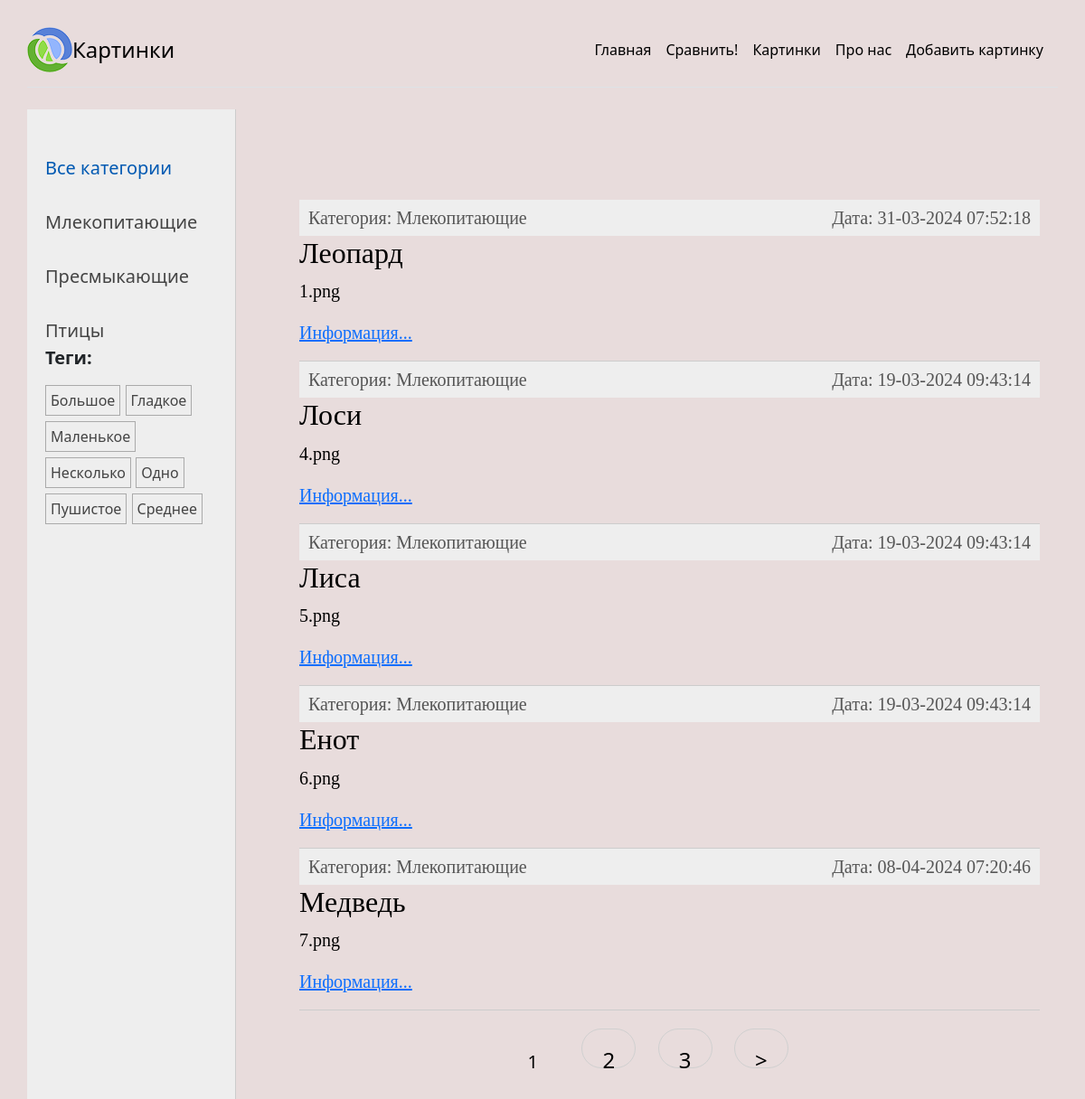
Screenshot of /photos with the database file from the repository.
### myFirstProject/models.py (models this page shows, shortened)
class Category(models.Model):
    name = models.CharField(max_length=100, db_index=True, verbose_name="Категория")
    slug = models.SlugField(max_length=255, unique=True, db_index=True)
    class Meta:
        verbose_name = "Категория"
        verbose_name_plural = "Категории"
    def get_absolute_url(self):
        return reverse('category', kwargs={'cat_slug': self.slug})

class TagPost(models.Model):
    tag = models.CharField(max_length=100, db_index=True)
    slug = models.SlugField(max_length=255, unique=True, db_index=True)
    def get_absolute_url(self):
        return reverse('tag', kwargs={'tag_slug': self.slug})

class Photo(models.Model):
    class Status(models.IntegerChoices):
        DRAFT = 0, 'Черновик'
        PUBLISHED = 1, 'Опубликовано'
    title = models.CharField(max_length=255, verbose_name="Заголовок")
    slug = models.SlugField(max_length=255, unique=True, db_index=True, verbose_name="Slug")
    content = models.ImageField( null=True, blank=True, verbose_name="Фото")
    points = models.IntegerField(verbose_name="Очки", null=True, default=400)
    tim_create = models.DateTimeField(auto_now_add=True, verbose_name="Время создания")
    tim_update = models.DateTimeField(auto_now=True, verbose_name="Время изменения")
    is_published = models.BooleanField(choices=tuple(map(lambda x: (bool(x[0]), x[1]), Status.choices)), default=Status.DRAFT, verbose_name="Статус")
    cat = models.ForeignKey('Category', on_delete=models.PROTECT, related_name='posts', verbose_name="Категория")
    tags = models.ManyToManyField('TagPost', blank=True, related_name='tags', verbose_name="Тэг")
    author = models.OneToOneField('Author', on_delete=models.SET_NULL, null=True,
                                  blank=True, related_name='pho', verbose_name="Автор")
    objects = models.Manager()
    published = PublishedManager()
    class Meta:
        verbose_name = "Список фотографий"
        verbose_name_plural = "Список фотографий"
        ordering = ['tim_create']
        indexes = [
            models.Index(fields=['tim_create']),
        ]
    def get_absolute_url(self):
        return reverse('photo', kwargs={'photo_slug': self.slug})

### myFirstProject/views.py (the view)
# urls.py: path('photos', views.PhotosHome.as_view(), name='photos'),
class PhotosHome(DataMixin, ListView):
    template_name = 'myFirstProject/photos.html'
    context_object_name = 'posts'
    title_page = 'Картинки'
    cat_selected = 0
    def get_queryset(self):
        return Photo.published.all().select_related('cat')

### myFirstProject/models.py (called while the page is built)
    def get_queryset(self):
        return super().get_queryset().filter(is_published=Photo.Status.PUBLISHED)

### myFirstProject/templatetags/photo_tags.py (called while the page is built)
@register.inclusion_tag('myFirstProject/list_categories.html')
def show_categories(cat_selected=0):
    cats = Category.objects.annotate(total=Count("posts")).filter(total__gt=0)
    return {'cats': cats, 'cat_selected': cat_selected}

@register.inclusion_tag('myFirstProject/list_tags.html')
def show_all_tags():
    return {'tags': TagPost.objects.annotate(total=Count("tags")).filter(total__gt=0)}

### myFirstProject/templates/myFirstProject/photos.html (shortened to what this page needs)
{% extends 'base.html' %}
{% block content %}
<ul class="list-articles">
    {% for p in posts %}
    <li><div class="article-panel">
        <p class="first">Категория: {{p.cat.name}}</p>
        <p class="last">Дата: {{p.tim_update|date:"d-m-Y H:i:s"}}</p>
        </div>
        <h2>{{p.title}}</h2>
        {% autoescape off%}
        {{p.content|linebreaks|truncatewords:40}}
        {% endautoescape %}
        <p class="link-read-photo"><a href="{{ p.get_absolute_url }}"> Информация... </a></p>
        </li>
    {% endfor %}
</ul>
{% endblock %}
{% block navigation %}
{% if page_obj.has_other_pages %}
<nav class="list-pages">
    <ul>
        {% for p in paginator.page_range %}
        {% if page_obj.number == p %}
        <li class="page-num page-num-selected">{{ p }}</li>
        {% elif p >= page_obj.number|add:-2 and p <= page_obj.number|add:2 %}
        <li class="page-num">
            <a href="?page={{ p }}">{{ p }}</a>
        </li>
        {% endif %}
        {% endfor %}
        {% if page_obj.has_next %}
        <li class="page-num">
            <a href="?page={{ page_obj.next_page_number}}">&gt;</a>
        </li>
        {% endif %}
    </ul>
</nav>
{% endif %}
{% endblock %}

### myFirstProject/templates/myFirstProject/list_categories.html
{% for cat in cats %}
{% if cat.id == cat_selected %}
<li class="selected"> {{cat.name}}</li>
{% else %}
<li><a href="{{ cat.get_absolute_url }}">{{cat.name}}</a></li>
{% endif %}
{% endfor %}

### myFirstProject/templates/myFirstProject/list_tags.html
{% if tags %}
    <p><b>Теги:</b></p>
    <ul class="tags-list">
        {% for t in tags %}
        <li><a href="{{t.get_absolute_url}}">{{t.tag}}</a></li>
        {% endfor %}
    </ul>
{% endif %}

### myFirstProject/static/myFirstProject/css/styles.css (style rules this page uses)
html, body { font-family: 'Arial'; margin: 0; padding: 0; height: 100%; width: 100%; color: #444; }
a { color: #0059b2; text-decoration: none; }
div.article-panel { background: #eee; padding: 5px 10px 5px 10px; box-sizing: border-box; overflow: hidden; color: #555; }
div.article-panel p.first { margin: 0; float: left; }
div.article-panel p.last { margin: 0; float: right; }
ul.list-articles { list-style: none; margin: 0; padding: 0; }
ul.list-articles li { border-bottom: 1px solid #ccc; }
.left-chapters ul { width: 230px; margin: 0; padding: 20px 10px 10px 20px; list-style: none; font-size: 20px; }
.left-chapters ul li { margin: 30px 0 0 0; color: #999; }
.left-chapters ul li a { color: #444; text-decoration: none; }
ul.tags-list { width: 100%; margin: 0; padding: 0; list-style: none; }
ul.tags-list li { margin: 0; padding: 0 0 10px; display: inline-block; }
ul.tags-list li a { padding: 5px; font-size: 16px; border: 1px solid #aaa; }
.list-pages { text-align: center; margin: 0 0 20px 0; }
.list-pages ul { margin: 20px 0 0 0; padding: 0; list-style: none; }
.list-pages ul li { display: inline-block; margin: 0 20px 0 0; }
.list-pages a { color: #000; font-size: 24px; text-decoration: none; }
.list-pages .page-num, .page-num-selected { display: inline-block; width: 60px; height: 44px; padding: 16px 0 0 0; border: 1px solid #d0d0d0; border-radius: 35px; }
.list-pages .page-num-selected { border: none; color: #000; font-size: 20px; }

### myFirstProject/static/myFirstProject/css/base.css (style rules this page uses)
body { padding: 2.5%; height: 100vh; font-weight: bold; }

### myFirstProject/templates/base.html (style rules this page uses)
body { background-color: #e8dcdc; }

### rows the page displays
Category: name "Млекопитающие"
Category: name "Пресмыкающие"
Category: name "Птицы"
TagPost: tag "Большое"
TagPost: tag "Гладкое"
TagPost: tag "Маленькое"
TagPost: tag "Несколько"
TagPost: tag "Одно"
TagPost: tag "Пушистое"
TagPost: tag "Среднее"
Photo: cat.name "Млекопитающие", tim_update "31-03-2024 07:52:18", title "Леопард", content "1.png"
Photo: cat.name "Млекопитающие", tim_update "19-03-2024 09:43:14", title "Лоси", content "4.png"
Photo: cat.name "Млекопитающие", tim_update "19-03-2024 09:43:14", title "Лиса", content "5.png"
Photo: cat.name "Млекопитающие", tim_update "19-03-2024 09:43:14", title "Енот", content "6.png"
Photo: cat.name "Млекопитающие", tim_update "08-04-2024 07:20:46", title "Медведь", content "7.png"

### other values shown
{{ content }} "Картинки"
{{ dict.key_1 }} "Главная"
{{ dict.key_2 }} "Сравнить!"
{{ dict.key_3 }} "Картинки"
{{ dict.key_4 }} "Про нас"
{{ dict.key_5 }} "Добавить картинку"
{{ p }} "1"
{{ p }} "2" "3"
